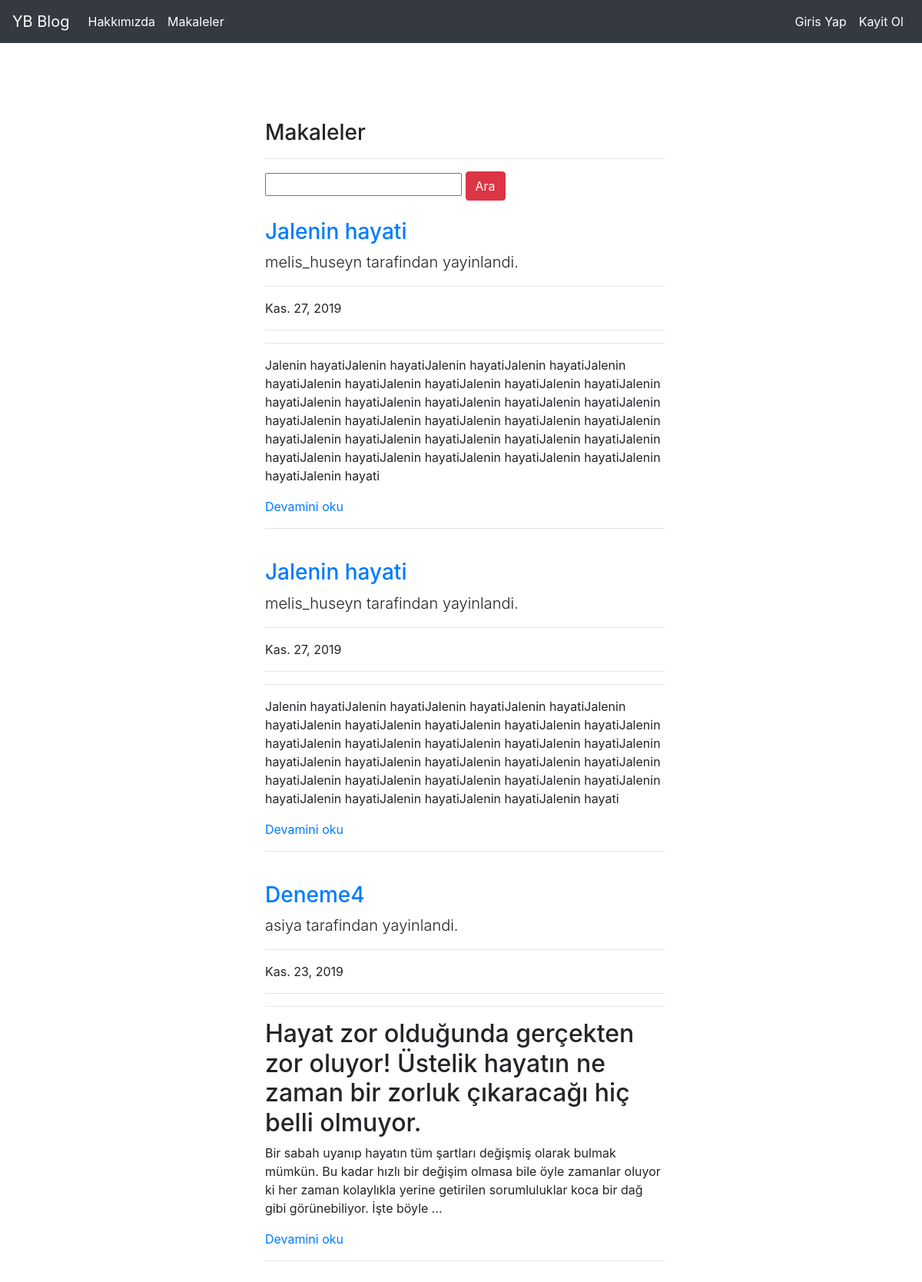
The app's page /articles/ with its own data.
### article/models.py (models this page shows, shortened)
class Article(models.Model):
    author=models.ForeignKey("auth.User",on_delete=models.CASCADE,verbose_name="Yazar")
    title=models.CharField(max_length=50,verbose_name="Baslik")
    content=RichTextField()
    created_date=models.DateField(auto_now_add=True,verbose_name="Olusturulma tarihi")
    article_image=models.FileField(blank = True,null = True,verbose_name="Makaleye fotograf ekle")
    class Meta:
        ordering = ['-created_date']

### article/views.py (the view)
# urls.py: path('articles/',include("article.urls")),
def articles(request):
    keyword=request.GET.get("keyword")
    if keyword:
        articles=Article.objects.filter(title__contains=keyword)
        return render(request,"articles.html",{"articles":articles})
    articles=Article.objects.all()
    return render(request,"articles.html",{"articles":articles})

### templates/articles.html (shortened to what this page needs)
{% extends "layout.html" %}
{% block body %}
<div class="row">
    <div class="col-md-9 offset-md-3">
    <div class="col-lg-8">
        <h3>Makaleler</h3>
        <hr>
    </div>
    </div>
</div>
<div class="row">
<div class="col-md-9 offset-md-3">
<div class="col-lg-8">
    <form>
    <input type="text" name="keyword" class="input-sm">
    <button type="submit" class="btn btn-danger">Ara</button>
    </form>
</div>
</div>
</div>
{% if articles %}
{% for article in  articles %}
<div class="row">
<div class="col-md-9 offset-md-3">
<div class="col-lg-8">
    <a href="{% url 'article:detail' article.id %}"><h3 class="mt-4">{{article.title}}</h3></a>
    <p class="lead">
    {{article.author}} tarafindan yayinlandi.
    </p>
    <hr>
    <p>{{article.created_date}}</p>
    <hr>
    <hr>
    <p>{{article.content|safe|truncatewords:50}}</p>
    <a style="float-right" href="{% url 'article:detail' article.id %}">Devamini oku</a>
    <hr>
</div>
</div>
</div>
{% endfor %}
{% endif %}
{% endblock body %}

### records on screen
Article: title "Jalenin hayati", author "melis_huseyn", created_date "Kas. 27, 2019", content "Jalenin hayatiJalenin hayatiJalenin hayatiJalenin hayatiJalenin hayatiJalenin hayatiJalenin hayatiJalenin hayatiJalenin hayatiJalenin hayatiJalenin hayatiJalenin hayatiJalenin hayatiJalenin hayatiJalenin hayatiJalenin hayatiJalenin hayatiJalenin hayatiJalenin hayatiJalenin hayatiJalenin hayatiJalenin hayatiJalenin hayatiJalenin hayatiJalenin hayatiJalenin hayatiJalenin hayatiJalenin hayatiJalenin hayatiJalenin hayatiJalenin hayati"
Article: title "Jalenin hayati", author "melis_huseyn", created_date "Kas. 27, 2019", content "Jalenin hayatiJalenin hayatiJalenin hayatiJalenin hayatiJalenin hayatiJalenin hayatiJalenin hayatiJalenin hayatiJalenin hayatiJalenin hayatiJalenin hayatiJalenin hayatiJalenin hayatiJalenin hayatiJalenin hayatiJalenin hayatiJalenin hayatiJalenin hayatiJalenin hayatiJalenin hayatiJalenin hayatiJalenin hayatiJalenin hayatiJalenin hayatiJalenin hayatiJalenin hayatiJalenin hayatiJalenin hayatiJalenin hayati"
Article: title "Deneme4", author "asiya", created_date "Kas. 23, 2019", content "Hayat zor olduğunda gerçekten zor oluyor! Üstelik hayatın ne zaman bir zorluk çıkaracağı hiç belli olmuyor. Bir sabah uyanıp hayatın tüm şartları değişmiş olarak bulmak mümkün. Bu kadar hızlı bir değişim olmasa bile öyle zamanlar oluyor ki her zaman kolaylıkla yerine getirilen sorumluluklar koca bir dağ gibi görünebiliyor. İşte böyle …"
